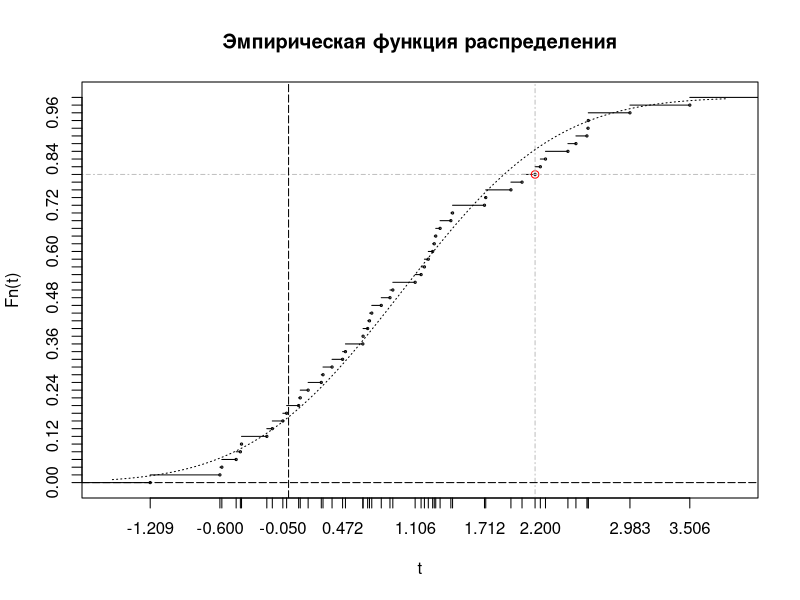
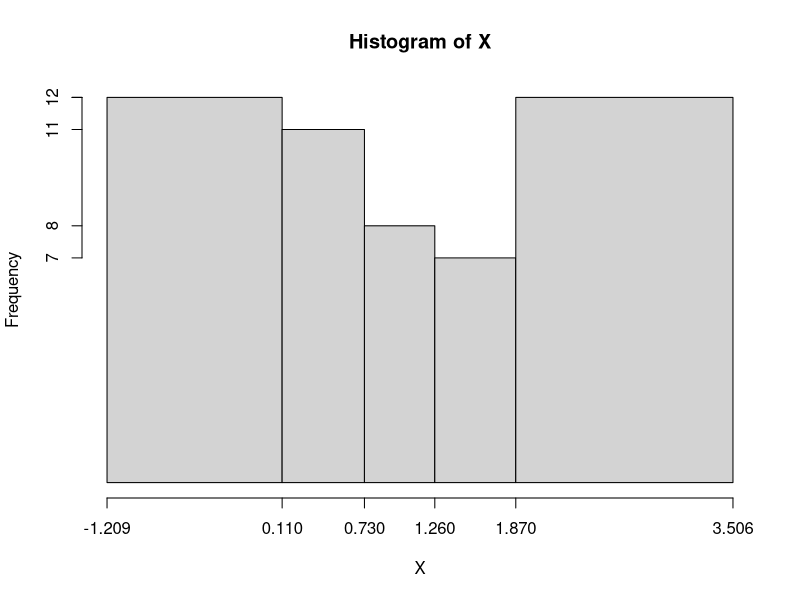

These charts were generated, in order, by the following R code:
a <- 1
disp <- 1.1

Y <- c( 1.221,  1.273, 1.158, 2.154,  0.088, -0.583, 1.418,  0.102, 0.380,  2.619,
        1.286,  2.200, 1.187, 1.324, -0.600,  0.727, 2.511,  1.943, 0.301,  2.040)

Z <- c(-0.190,  2.607, 0.810, 0.691,  1.712, -1.209, 0.472, -0.142, 0.497, -0.421,
        0.651, -0.458, 0.707, 2.245, -0.017,  0.649, 1.433,  0.886, 0.286,  0.911,
       -0.050, -0.411, 1.106, 3.506,  2.617,  0.171, 2.441,  2.983, 1.259,  1.723)

X <- c(Y,Z)

# Эти числа задают разбиение выборки для критерия хи-квадрат.
# !!!
# !!! Их следует изменить так, чтобы все значения вектора npi были >= 8..10 и отличались не более чем на 0.1
# !!! и
# !!! число точек в каждой области было ~ npi.
# !!!
# min и max менять нет смысла, от них ничего не зависит.
zones <- c(min(X), 0.11, 0.73, 1.26, 1.87, max(X))

## Всё, что ниже, почти наверняка не надо исправлять.
## (Но желательно прочесть, чтобы знать, что происходит).

n <- length(X)
m <- length(Y)
k <- length(Z)

F <- function(x) { pnorm(x, mean=a, sd=sqrt(disp)) }
Fn <- stepfun(X[order(X)], c(0:n)/n, right = TRUE)



### Calc stats.
X_  <- mean(X)
S12 <- 1/n * sum((X - a)^2) 
S02 <- 1/(n-1) * sum((X - X_)^2)

Y_   <- mean(Y)
S02y <- 1/(m-1)*sum((Y - Y_)^2)

Z_   <- mean(Z)
S02z <- 1/(k-1)*sum((Z - Z_)^2)



### Kolmogorov criteria.
diff1 <- abs(Fn(X) - F(X))      # Проверяем и справа от разрыва
diff2 <- abs(ecdf(X)(X) - F(X)) # и слева
diff <- c(diff1, diff2)
Dk <- max(diff)              # Расстояние Колмогорова.
point.idx <- which.max(diff) # Номер точки, в которой достигается максимум расстояния.

# Задаём координаты точки, в которой был достигнут максимум расстояния.
if (point.idx <= n) {
  point <- X[point.idx]
  point.val <- Fn(point)
} else {
  point <- X[point.idx - n]
  point.val <- ecdf(X)(point)
}


### Draw empirical distribution function.
plot(Fn, main="Эмпирическая функция распределения", xlab="t", ylab="Fn(t)",
     cex=.3, xaxt="n", yaxt="n", verticals=FALSE)

# Отметим точку, в которой дистигается максимум расстояния Колмогорова.
points(point, point.val, col="red")
abline(v=point, h=point.val, col="grey", lty=4)

# Проведём пунктиром график истинного распределения.
points <- seq(min(X)-0.33, max(X)+0.33, length.out = 200)
lines(points, F(points), lty=3)

# Поставим на оси Х метки на точках из выборки,
axis(side=1, at=X)
# а на оси Y -- метки на скачках э.ф.р.
axis(side=2, at=c(0:n)/n)

# Проведём оси координат
abline(h=0,v=0, lty=5)


### hi^2 criteria.
# Построим гистограмму. 
Xhist <- hist(X, breaks=zones, plot=FALSE) 
plot(Xhist, xaxt="n", yaxt="n", freq=TRUE)   # Нарисуем её,
axis(side=1, at=Xhist$breaks)                # пометив на оси X границы областей,
axis(side=2, at=Xhist$counts)                # а на оси Y - высоты столбцов.

# Функция для вычисления n*(вероятность попасть в [a, b])
np_ab <- function(a,b) {  n*(F(b) - F(a)) }

# helper-функция, чтобы интеграл от крайних областей считался до -+inf
np_vector <- function(breaks) {
  lbreaks <- breaks[2:(length(breaks)-2)] # выбираем только левые границы внутренних интервалов
  rbreaks <- breaks[3:(length(breaks)-1)] # и только правые
  c(n*F(breaks[2]), np_ab(lbreaks, rbreaks), n*(1 - F(breaks[length(breaks)-1])))
}

# Считаем теоретическую вероятность попадания в каждую из областей
npi <- np_vector(Xhist$breaks)

# Вычисляем n*(расстояние хи-квадрат)
nDhi <- sum((Xhist$counts - npi)^2/npi)

# Вычисляем реально достигнутый уровень значимости
RDUZhi <- 1 - pchisq(nDhi, length(Xhist$counts))



# Part 3
tau <- (Y_ - Z_)/sqrt((m-1)*S02y + (k-1)*S02z) * sqrt(m+k-2)/sqrt(1/m+1/k)